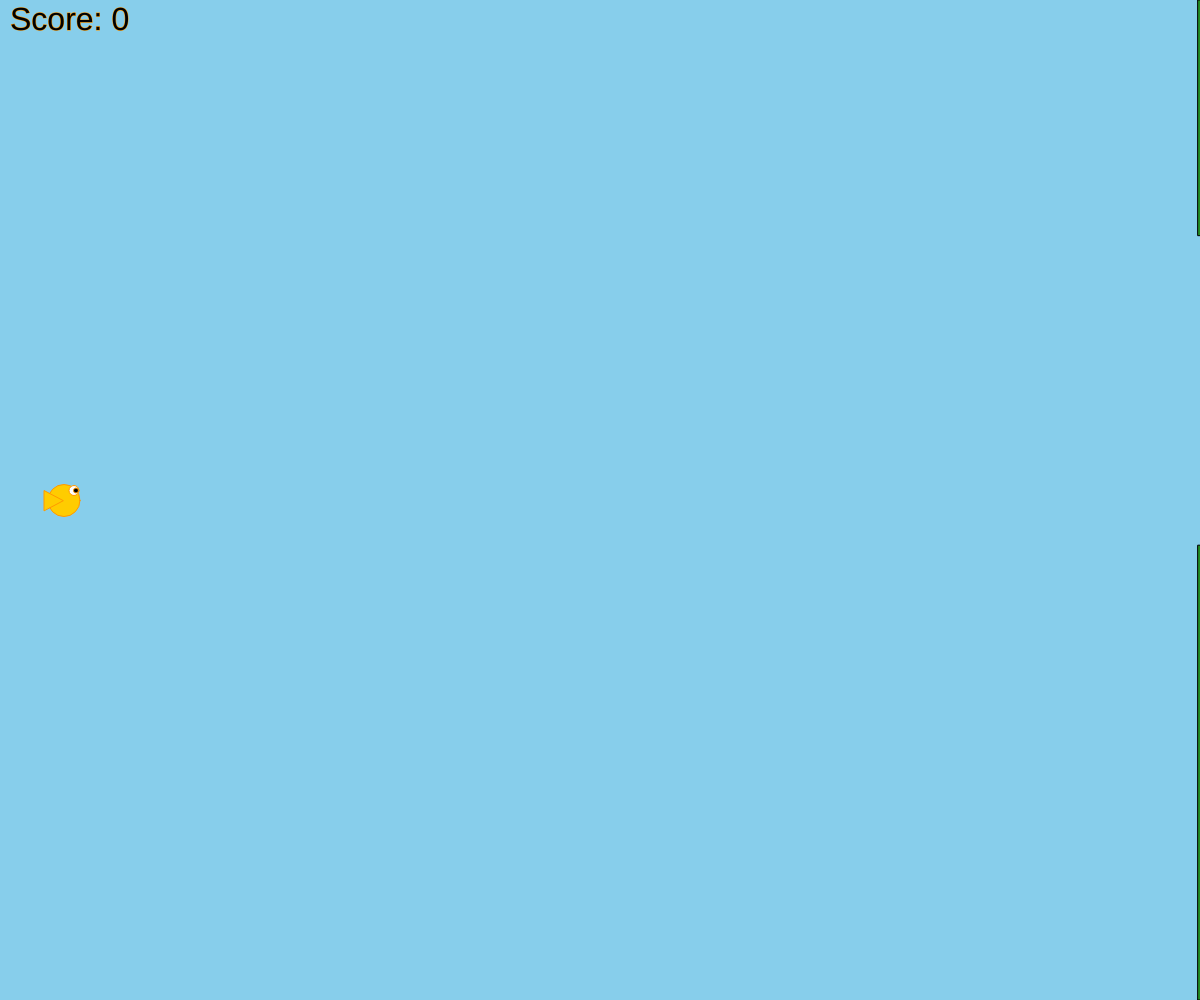
Frame 1 (no input)
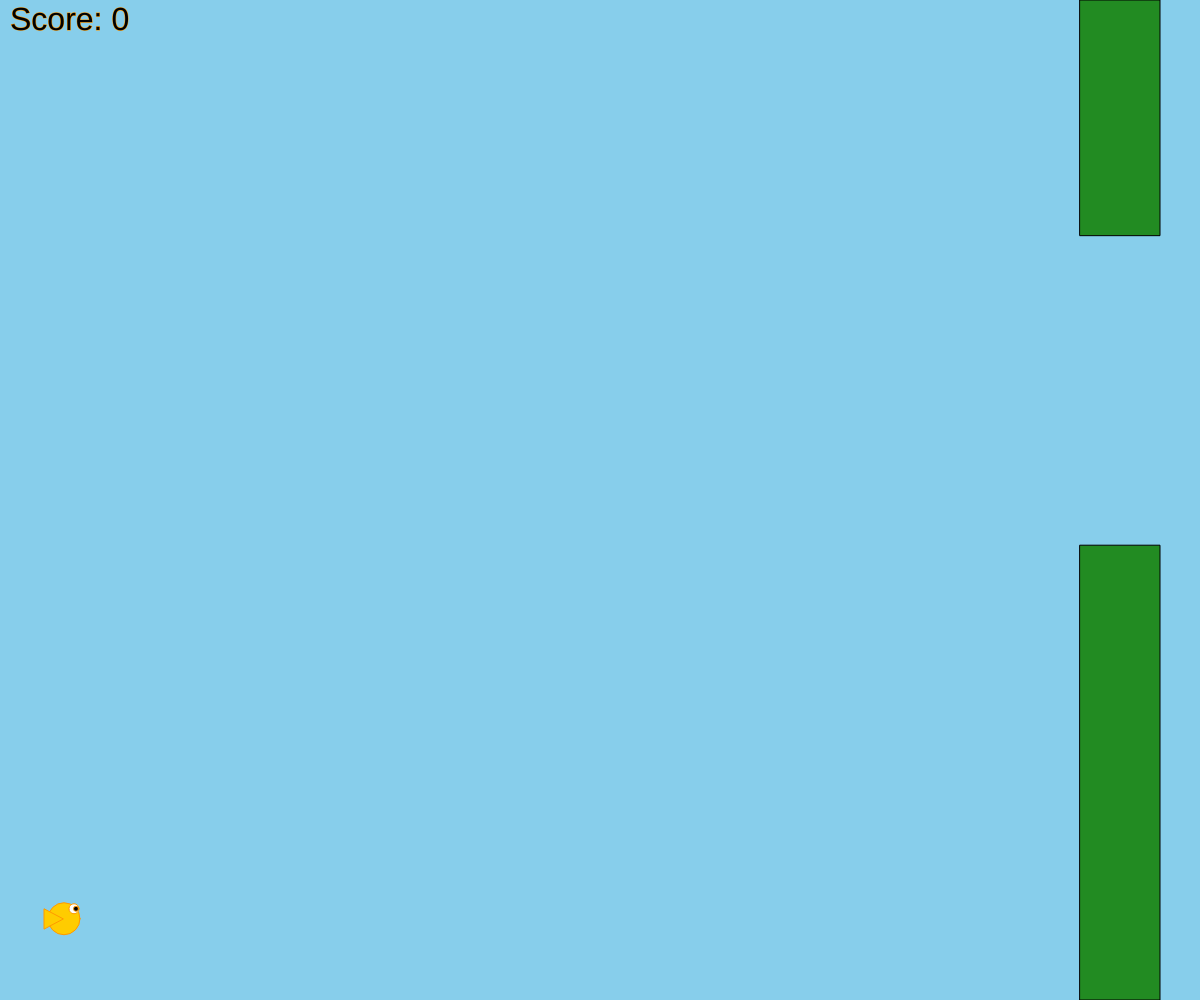
Frame 60 (no input)
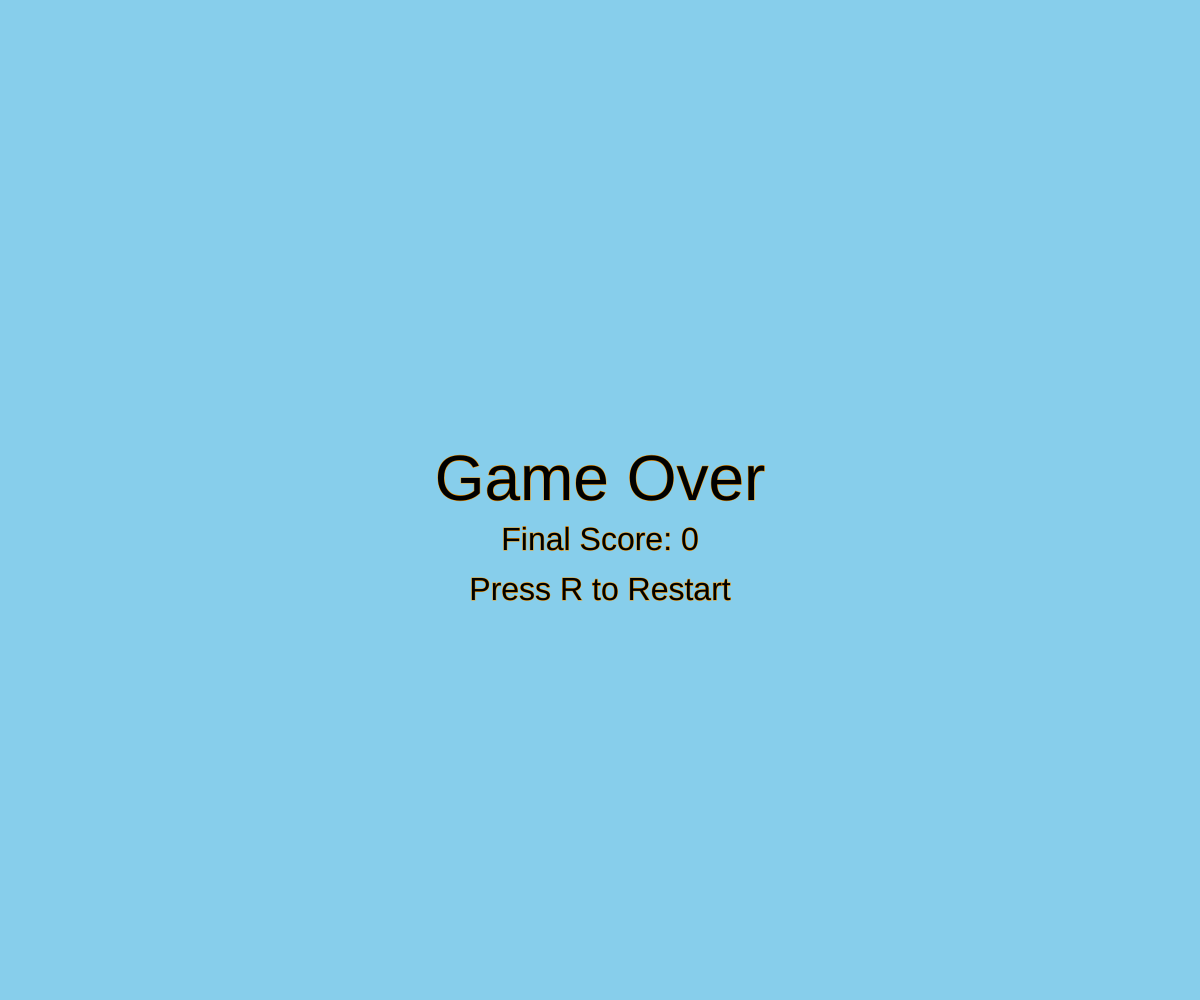
Frame 120 (the mouse pressed at the canvas centre since frame 60)

The p5.js sketch that drew these frames (run headless with seeded random() and noise() and a simulated clock; from frame 60 on, the mouse is pressed at the canvas centre):

// p5.js sketch
// ── sketch.js
let bird;
let pipes = [];
let score = 0;
let gameOver = false;

function setup() {
  createCanvas(windowWidth, windowHeight);
  bird = new Bird();
  pipes.push(new Pipe());
}

function draw() {
  background(135, 206, 235); // Sky blue background

  if (!gameOver) {
    for (let i = pipes.length - 1; i >= 0; i--) {
      pipes[i].update();
      pipes[i].show();

      if (pipes[i].offscreen()) {
        pipes.splice(i, 1);
      } else { 
        if (pipes[i].hits(bird)) {
          gameOver = true;
        }

        if (!pipes[i].passed && pipes[i].x + pipes[i].w < bird.x) {
          score++;
          pipes[i].passed = true;
        }
      }
    }

    bird.update();
    bird.show();

    if (frameCount % 120 == 0) {  // Increased interval between pipes
      pipes.push(new Pipe());
    }

    displayScore();
  } else {
    showGameOver();
  }
}

function keyPressed() {
  if (key === ' ') {
    bird.up();
  }
  if (key.toLowerCase() === 'r') {
    resetGame();
  }
}

function resetGame() {
  bird = new Bird();
  pipes = [];
  score = 0;
  gameOver = false;
}

class Bird {
  constructor() {
    this.y = height / 2;
    this.x = 64;
    this.size = 32;
    this.gravity = 0.5; // Reduced gravity
    this.lift = -12; // Less dramatic lift
    this.velocity = 0;
  }

  show() {
    fill(255, 204, 0);
    stroke(255, 153, 0);
    ellipse(this.x, this.y, this.size, this.size); // Body
    triangle(this.x - 1, this.y, this.x - 20, this.y - 10, this.x - 20, this.y + 10); // Tail
    fill(255); // Eye
    ellipse(this.x + 10, this.y - 10, 10, 10);
    fill(0); // Pupil
    ellipse(this.x + 12, this.y - 10, 5, 5);
  }

  up() {
    this.velocity += this.lift;
  }

  update() {
    this.velocity += this.gravity;
    this.y += this.velocity;
    this.velocity *= 0.95;

    if (this.y >= height - this.size / 2) {
      this.y = height - this.size / 2;
      this.velocity = 0;
      gameOver = true;
    }

    if (this.y <= this.size / 2) {
      this.y = this.size / 2;
      this.velocity = 0;
    }
  }
}

class Pipe {
  constructor() {
    this.spacing = random(height / 4, height / 3); // Increased spacing
    this.top = random(height / 6, height / 2);
    this.bottom = height - (this.top + this.spacing);
    this.x = width;
    this.w = 80; // Wider pipes
    this.speed = 2; // Reduced speed
    this.passed = false;
  }

  hits(bird) {
    if (bird.y - bird.size / 2 < this.top || bird.y + bird.size / 2 > height - this.bottom) {
      if (bird.x + bird.size / 2 > this.x && bird.x - bird.size / 2 < this.x + this.w) {
        return true;
      }
    }
    return false;
  }

  show() {
    fill(34, 139, 34);
    stroke(0);
    rect(this.x, 0, this.w, this.top);
    rect(this.x, height - this.bottom, this.w, this.bottom);
  }

  update() {
    this.x -= this.speed;
  }

  offscreen() {
    return this.x + this.w < 0;
  }
}

function windowResized() {
  resizeCanvas(windowWidth, windowHeight);
  bird.y = height / 2;
  bird.x = 64;
}

function displayScore() {
  fill(0);
  textSize(32);
  text('Score: ' + score, 10, 30);
}

function showGameOver() {
  fill(0);
  textSize(64);
  textAlign(CENTER);
  text('Game Over', width / 2, height / 2);
  textSize(32);
  text('Final Score: ' + score, width / 2, height / 2 + 50);
  text('Press R to Restart', width / 2, height / 2 + 100);
  textAlign(LEFT); // Reset text alignment
}
